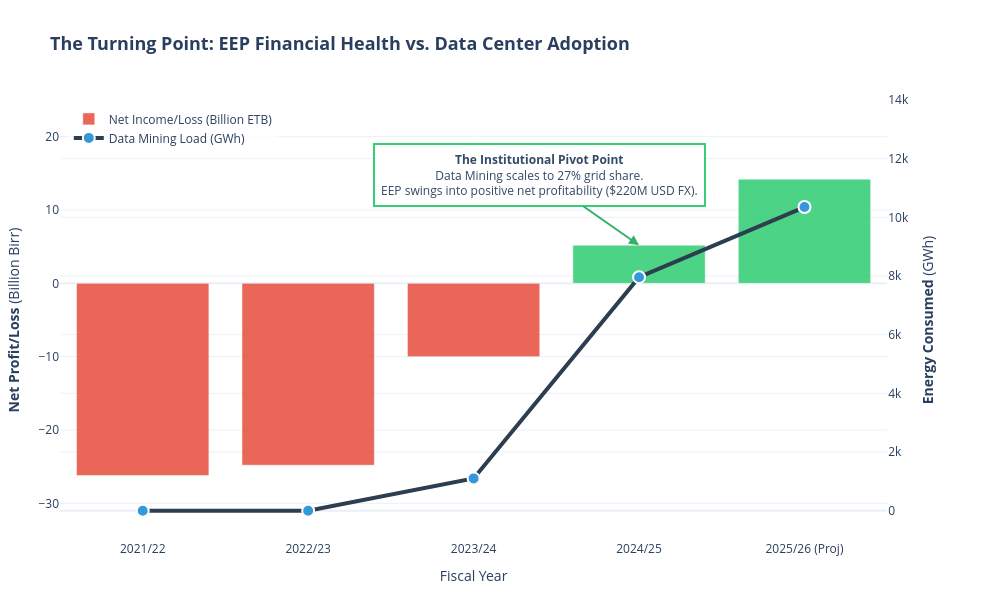

Source (notebook cell):
### Code cell
import os
from pathlib import Path
import pandas as pd
import plotly.graph_objects as ob
from plotly.subplots import make_subplots

# 1. Safely locate and load the dataset
NOTEBOOK_DIR = Path(os.getcwd())
PROJECT_ROOT = NOTEBOOK_DIR.parent if NOTEBOOK_DIR.name == "notebooks" else NOTEBOOK_DIR
RAW_DATA_PATH = PROJECT_ROOT / "data" / "raw" / "eep_baseline.csv"

if not RAW_DATA_PATH.exists():
    RAW_DATA_PATH = Path("data/raw/eep_baseline.csv")

df = pd.read_csv(RAW_DATA_PATH)

# 2. Build the baseline subplot structure
fig = make_subplots(specs=[[{"secondary_y": True}]])

# Add EEP Net Income/Loss as a bar chart
fig.add_trace(
    ob.Bar(
        x=df['Fiscal_Year'], 
        y=df['Net_Income_Loss_Billion_Birr'], 
        name="Net Income/Loss (Billion ETB)",
        marker_color=['#e74c3c' if y < 0 else '#2ecc71' for y in df['Net_Income_Loss_Billion_Birr']],
        opacity=0.85
    ),
    secondary_y=False,
)

# Add Data Mining Power Consumption as a line chart
fig.add_trace(
    ob.Scatter(
        x=df['Fiscal_Year'], 
        y=df['Data_Mining_Consumption_GWh'], 
        name="Data Mining Load (GWh)",
        mode='lines+markers+text',
        line=dict(color='#2c3e50', width=4, dash='solid'),
        marker=dict(size=12, color='#3498db', line=dict(width=2, color='white'))
    ),
    secondary_y=True,
)

# 3. Focus solely on the verified Institutional Turnaround Point
annotations = [
    dict(
        x='2024/25',
        y=5.2,  # Refers to Net Income on primary y-axis
        xref='x',
        yref='y1',
        text="<b>The Institutional Pivot Point</b><br>Data Mining scales to 27% grid share.<br>EEP swings into positive net profitability ($220M USD FX).",
        showarrow=True,
        arrowhead=2,
        arrowcolor='#27ae60',
        arrowsize=1,
        arrowwidth=2,
        ax=-100,
        ay=-70,
        bordercolor='#2ecc71',
        borderwidth=2,
        borderpad=6,
        bgcolor='white',
        opacity=0.95
    )
]

# Style the complete presentation layout with expanded axis ranges
fig.update_layout(
    title_text="<b>The Turning Point: EEP Financial Health vs. Data Center Adoption</b>",
    title_font=dict(size=18),
    hovermode="x unified",
    legend=dict(x=0.01, y=0.99, bgcolor="rgba(255,255,255,0.8)"),
    template="plotly_white",
    annotations=annotations,
    margin=dict(l=60, r=60, t=100, b=60),
    width=1000,   # Fixed width to prevent truncation
    height=600    # Fixed height to give vertical breathing room
)

# Expand the length/range of the axes to prevent text clipping
fig.update_xaxes(title_text="Fiscal Year", title_font=dict(size=14), tickfont=dict(size=12))

# Left Y-Axis: Expanded from -35 to +25 Billion Birr
fig.update_yaxes(
    title_text="<b>Net Profit/Loss</b> (Billion Birr)", 
    range=[-35, 25], 
    secondary_y=False,
    title_font=dict(size=14),
    tickfont=dict(size=12)
)

# Right Y-Axis: Expanded from -1000 to 14000 GWh to give the top note ample space
fig.update_yaxes(
    title_text="<b>Energy Consumed</b> (GWh)", 
    range=[-1000, 14000], 
    secondary_y=True,
    title_font=dict(size=14),
    tickfont=dict(size=12)
)

fig.show()

### Figure 1 — Plotly figure (JSON) as saved in the notebook; plotly's stock layout.template omitted (floating-point values rounded to 4 significant figures)
{"data": [{"marker": {"color": ["#e74c3c", "#e74c3c", "#e74c3c", "#2ecc71", "#2ecc71"]}, "name": "Net Income/Loss (Billion ETB)", "opacity": 0.85, "type": "bar", "x": ["2021/22", "2022/23", "2023/24", "2024/25", "2025/26 (Proj)"], "xaxis": "x", "y": [-26.2, -24.8, -10.0, 5.2, 14.2], "yaxis": "y"}, {"line": {"color": "#2c3e50", "dash": "solid", "width": 4}, "marker": {"color": "#3498db", "line": {"color": "white", "width": 2}, "size": 12}, "mode": "lines+markers+text", "name": "Data Mining Load (GWh)", "type": "scatter", "x": ["2021/22", "2022/23", "2023/24", "2024/25", "2025/26 (Proj)"], "xaxis": "x", "y": [0, 0, 1100, 7960, 10350], "yaxis": "y2"}], "layout": {"annotations": [{"arrowcolor": "#27ae60", "arrowhead": 2, "arrowsize": 1, "arrowwidth": 2, "ax": -100, "ay": -70, "bgcolor": "white", "bordercolor": "#2ecc71", "borderpad": 6, "borderwidth": 2, "opacity": 0.95, "showarrow": true, "text": "<b>The Institutional Pivot Point</b><br>Data Mining scales to 27% grid share.<br>EEP swings into positive net profitability ($220M USD FX).", "x": "2024/25", "xref": "x", "y": 5.2, "yref": "y"}], "height": 600, "hovermode": "x unified", "legend": {"bgcolor": "rgba(255,255,255,0.8)", "x": 0.01, "y": 0.99}, "margin": {"b": 60, "l": 60, "r": 60, "t": 100}, "title": {"font": {"size": 18}, "text": "<b>The Turning Point: EEP Financial Health vs. Data Center Adoption</b>"}, "width": 1000, "xaxis": {"anchor": "y", "domain": [0, 0.94], "tickfont": {"size": 12}, "title": {"font": {"size": 14}, "text": "Fiscal Year"}}, "yaxis": {"anchor": "x", "domain": [0, 1], "range": [-35, 25], "tickfont": {"size": 12}, "title": {"font": {"size": 14}, "text": "<b>Net Profit/Loss</b> (Billion Birr)"}}, "yaxis2": {"anchor": "x", "overlaying": "y", "range": [-1000, 14000], "side": "right", "tickfont": {"size": 12}, "title": {"font": {"size": 14}, "text": "<b>Energy Consumed</b> (GWh)"}}}}
